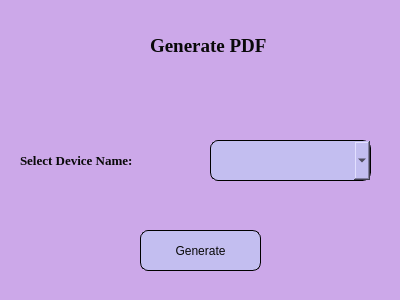
<?xml version="1.0" encoding="UTF-8"?>
<ui version="4.0">
 <class>Generatepdf</class>
 <widget class="QDialog" name="Generatepdf">
  <property name="geometry">
   <rect>
    <x>0</x>
    <y>0</y>
    <width>400</width>
    <height>300</height>
   </rect>
  </property>
  <property name="windowTitle">
   <string>Dialog</string>
  </property>
  <property name="styleSheet">
   <string notr="true">background-color: rgb(204, 168, 233);
color: rgb(245, 235, 235);
</string>
  </property>
  <widget class="QComboBox" name="Devicename_combo">
   <property name="geometry">
    <rect>
     <x>210</x>
     <y>140</y>
     <width>161</width>
     <height>41</height>
    </rect>
   </property>
   <property name="styleSheet">
    <string notr="true">QComboBox {
    background-color: rgb(195, 190, 240);
    color: rgb(9, 9, 9);
   /* padding: 12px 60px; /* Adjust padding as needed */
    border-radius: 8px;
    border: 1px solid black;
}

QComboBox::item {
    text-align: left; /* Align text to the left */
    padding-top: 10px; /* Adjust the padding to center text vertically */
    padding-bottom: 10px; /* Adjust the padding to center text vertically */
}
</string>
   </property>
  </widget>
  <widget class="QLabel" name="label">
   <property name="geometry">
    <rect>
     <x>150</x>
     <y>30</y>
     <width>171</width>
     <height>31</height>
    </rect>
   </property>
   <property name="font">
    <font>
     <family>Times New Roman</family>
     <pointsize>14</pointsize>
     <bold>true</bold>
    </font>
   </property>
   <property name="styleSheet">
    <string notr="true">color: rgb(9, 9, 9);
text-align:centre;
</string>
   </property>
   <property name="text">
    <string>Generate PDF</string>
   </property>
  </widget>
  <widget class="QLabel" name="label_2">
   <property name="geometry">
    <rect>
     <x>20</x>
     <y>150</y>
     <width>151</width>
     <height>20</height>
    </rect>
   </property>
   <property name="font">
    <font>
     <family>Times New Roman</family>
     <pointsize>10</pointsize>
     <bold>true</bold>
    </font>
   </property>
   <property name="styleSheet">
    <string notr="true">color: rgb(9, 9, 9);</string>
   </property>
   <property name="text">
    <string>Select Device Name:</string>
   </property>
  </widget>
  <widget class="QPushButton" name="pushButton">
   <property name="geometry">
    <rect>
     <x>140</x>
     <y>230</y>
     <width>121</width>
     <height>41</height>
    </rect>
   </property>
   <property name="styleSheet">
    <string notr="true">background-color: rgb(195, 190, 240);
color: rgb(9,9,9);
border-radius:8px;
border: 1px solid black


</string>
   </property>
   <property name="text">
    <string>Generate</string>
   </property>
  </widget>
 </widget>
 <resources/>
 <connections/>
</ui>
